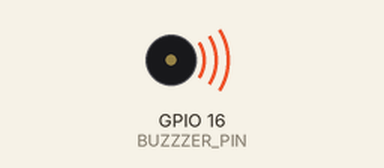
Simulated run of this program. Board: ESP32. Parts: buzzer (waves = sounding).

Above: at 0.1 s.
At 18.4 s:
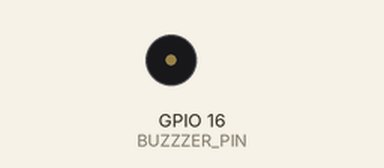
Timing chart, 0 to 19.9 s (numbered marks = the images above):
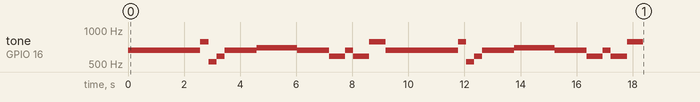

The program:

main.cpp
```cpp
#include <Arduino.h>
/*
 * This ESP32 code is created by esp32io.com
 *
 * This ESP32 code is released in the public domain
 *
 * For more detail (instruction and wiring diagram), visit https://esp32io.com/tutorials/esp32-piezo-buzzer
 */

#include "pitches.h"
#include "EasyBuzzer.h"
#define BUZZZER_PIN  16 // ESP32 pin GIOP18 connected to piezo buzzer

int melody[] = {
  NOTE_E5, NOTE_E5, NOTE_E5,
  NOTE_E5, NOTE_E5, NOTE_E5,
  NOTE_E5, NOTE_G5, NOTE_C5, NOTE_D5,
  NOTE_E5,
  NOTE_F5, NOTE_F5, NOTE_F5, NOTE_F5,
  NOTE_F5, NOTE_E5, NOTE_E5, NOTE_E5, NOTE_E5,
  NOTE_E5, NOTE_D5, NOTE_D5, NOTE_E5,
  NOTE_D5, NOTE_G5,
  NOTE_E5, NOTE_E5, NOTE_E5,
  NOTE_E5, NOTE_E5, NOTE_E5,
  NOTE_E5, NOTE_G5, NOTE_C5, NOTE_D5,
  NOTE_E5,
  NOTE_F5, NOTE_F5, NOTE_F5, NOTE_F5,
  NOTE_F5, NOTE_E5, NOTE_E5, NOTE_E5, NOTE_E5,
  NOTE_E5, NOTE_D5, NOTE_D5, NOTE_E5,
  NOTE_D5, NOTE_G5
};

int noteDurations[] = {
  8, 8, 4,
  8, 8, 4,
  8, 8, 8, 8,
  2,
  8, 8, 8, 8,
  8, 8, 8, 16, 16,
  8, 8, 8, 8,
  4, 4,
  8, 8, 4,
  8, 8, 4,
  8, 8, 8, 8,
  2,
  8, 8, 8, 8,
  8, 8, 8, 16, 16,
  8, 8, 8, 8,
  4, 4
};

void setup() {
  ledcSetup(0, 1E5, 12);
  ledcAttachPin(16,0);
  int size = sizeof(noteDurations) / sizeof(int);
  for (int thisNote = 0; thisNote < size ; thisNote++) {
    int noteDuration = 1000 / noteDurations[thisNote];
    ledcWriteTone(0, melody[thisNote]);
    delay(noteDuration);

    int pauseBetweenNotes = noteDuration * 1.30;
    delay(pauseBetweenNotes);

    ledcWriteTone(0,0);
  }
}

void loop() {
}

// https://esp32io.com/tutorials/esp32-piezo-buzzer
```

pitches.h
```cpp
/*************************************************
 * Public Constants
 *************************************************/

#define NOTE_B0  31
#define NOTE_C1  33
#define NOTE_CS1 35
#define NOTE_D1  37
#define NOTE_DS1 39
#define NOTE_E1  41
#define NOTE_F1  44
#define NOTE_FS1 46
#define NOTE_G1  49
#define NOTE_GS1 52
#define NOTE_A1  55
#define NOTE_AS1 58
#define NOTE_B1  62
#define NOTE_C2  65
#define NOTE_CS2 69
#define NOTE_D2  73
#define NOTE_DS2 78
#define NOTE_E2  82
#define NOTE_F2  87
#define NOTE_FS2 93
#define NOTE_G2  98
#define NOTE_GS2 104
#define NOTE_A2  110
#define NOTE_AS2 117
#define NOTE_B2  123
#define NOTE_C3  131
#define NOTE_CS3 139
#define NOTE_D3  147
#define NOTE_DS3 156
#define NOTE_E3  165
#define NOTE_F3  175
#define NOTE_FS3 185
#define NOTE_G3  196
#define NOTE_GS3 208
#define NOTE_A3  220
#define NOTE_AS3 233
#define NOTE_B3  247
#define NOTE_C4  262
#define NOTE_CS4 277
#define NOTE_D4  294
#define NOTE_DS4 311
#define NOTE_E4  330
#define NOTE_F4  349
#define NOTE_FS4 370
#define NOTE_G4  392
#define NOTE_GS4 415
#define NOTE_A4  440
#define NOTE_AS4 466
#define NOTE_B4  494
#define NOTE_C5  523
#define NOTE_CS5 554
#define NOTE_D5  587
#define NOTE_DS5 622
#define NOTE_E5  659
#define NOTE_F5  698
#define NOTE_FS5 740
#define NOTE_G5  784
#define NOTE_GS5 831
#define NOTE_A5  880
#define NOTE_AS5 932
#define NOTE_B5  988
#define NOTE_C6  1047
#define NOTE_CS6 1109
#define NOTE_D6  1175
#define NOTE_DS6 1245
#define NOTE_E6  1319
#define NOTE_F6  1397
#define NOTE_FS6 1480
#define NOTE_G6  1568
#define NOTE_GS6 1661
#define NOTE_A6  1760
#define NOTE_AS6 1865
#define NOTE_B6  1976
#define NOTE_C7  2093
#define NOTE_CS7 2217
#define NOTE_D7  2349
#define NOTE_DS7 2489
#define NOTE_E7  2637
#define NOTE_F7  2794
#define NOTE_FS7 2960
#define NOTE_G7  3136
#define NOTE_GS7 3322
#define NOTE_A7  3520
#define NOTE_AS7 3729
#define NOTE_B7  3951
#define NOTE_C8  4186
#define NOTE_CS8 4435
#define NOTE_D8  4699
#define NOTE_DS8 4978
```

Measured:
- by itself, tone on GPIO 16 (BUZZZER_PIN): plays 659 Hz for 2.6 s, 784 Hz for 0.29 s, 523 Hz for 0.29 s, 587 Hz for 0.29 s, 659 Hz for 1.2 s, 698 Hz for 1.4 s … (22 notes in this stretch)
